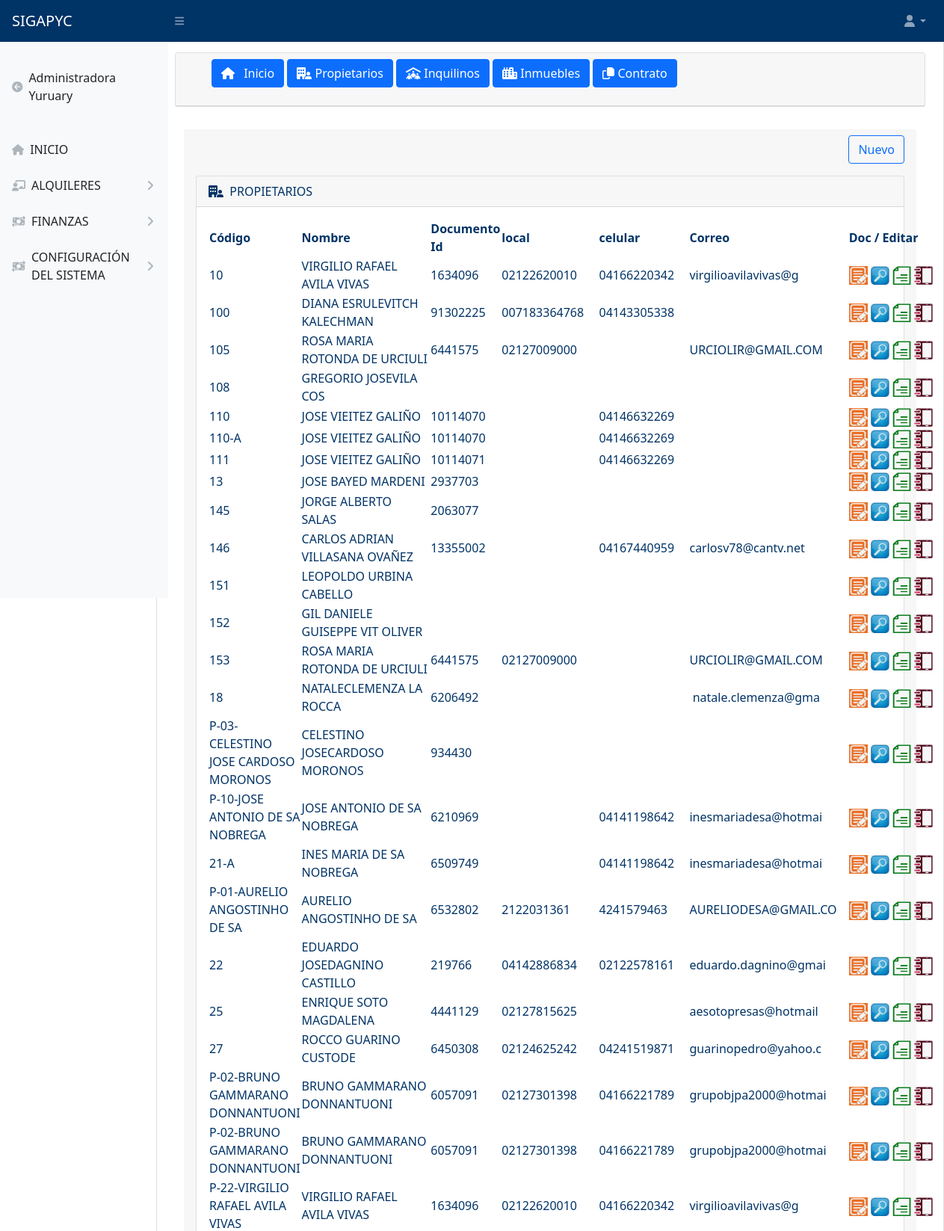
/index.php?url=propietarios (upper part), run on the app's committed database.
### tables this page shows
CREATE TABLE `propietario` (
  `id_prop` varchar(10) NOT NULL COMMENT 'id propietario',
  `cod_prop` varchar(75) NOT NULL,
  `nom_prop` varchar(50) NOT NULL COMMENT 'nombre',
  `ape_prop` varchar(50) NOT NULL COMMENT 'apellido',
  `nac_prop` varchar(20) NOT NULL COMMENT 'nacionalidad propietario',
  `ci_prop` varchar(50) NOT NULL COMMENT 'cedula',
  `rif_prop` varchar(50) NOT NULL COMMENT 'rif propietario',
  `pre_prop` varchar(20) NOT NULL COMMENT 'Presentacion propietario',
  `loc_prop` varchar(20) NOT NULL COMMENT 'tel local propietario',
  `cel_prop` varchar(20) NOT NULL COMMENT 'tel celular propietario',
  `cor_prop` varchar(60) NOT NULL COMMENT 'correo propietario',
  `est_prop` varchar(20) NOT NULL COMMENT 'estado propietario',
  `mun_prop` varchar(30) NOT NULL COMMENT 'municipio propietario',
  `par_prop` varchar(30) NOT NULL COMMENT 'parroquia propietario',
  `dir_prop` varchar(100) NOT NULL COMMENT 'direccion propietario',
  `ofi_prop` varchar(50) NOT NULL COMMENT 'direccion de oficina',
  `tip_prop` varchar(20) NOT NULL COMMENT 'tipo de propietario',
  `rep_prop` varchar(75) NOT NULL
);

### controladores/plantilla.controlador.php (called while the page is built)
<?php
class controladorPlantilla{
public function ctrtraeplantilla(){
include "vistas/plantilla.php";
}
}

### index.php (called while the page is built)
<?php
require_once "controladores/plantilla.controlador.php";
require_once "controladores/formularios.comtrolado.php";
require_once "modelos/formulario.modelo.php";
$plantilla = new controladorPlantilla();
$plantilla -> ctrtraeplantilla();

### controladores/formularios.comtrolado.php (called while the page is built, shortened)
<?php
class ControladorFormulario{
    static public function ctrselccionarlistaPropietarios(){
        $tabla = "propietario";
        $respuestas =  modeloFormularios::mdlselccionarPropietraios($tabla,null,null);
        return $respuestas;
    }
}

### modelos/conexcion.php (called while the page is built)
<?php
class conexcion{
 static public function conectar(){
     $limk = new PDO("mysql:host=localhost;dbname=yomulite_alquileres","root","");
     $limk -> exec("set names utf8");
     return $limk;
 }
}

### modelos/formulario.modelo.php (called while the page is built, shortened)
<?php
require_once "conexcion.php";
class modeloFormularios{
  static public function mdlselccionarPropietraios($tabla,$iten,$valor){
    If($iten == null && $valor == null){
      $stmt = conexcion::conectar()->prepare("SELECT * FROM $tabla");
      $stmt->execute();
      return $stmt -> fetchAll();
    }else{
      $stmt = conexcion::conectar()->prepare("SELECT * FROM $tabla WHERE $iten = :$iten");
      $stmt ->bindParam(":".$iten, $valor, PDO::PARAM_STR);
      $stmt->execute();
      return $stmt -> fetch();
    }
}
}

### vistas/paginas/propietarios.php (the view, shortened to what this page needs)
<?php include("menuNavegacion.php"); ?>
<div class="container">
    <div class="card-header">
        <div style="text-align: right;">
        <ol>
                <a class="btn btn-outline-primary" href="index.php?url=ingresar_propietarios" role="button">Nuevo</a>
            </ol>
        </div>
        <?php
            $usuario = ControladorFormulario::ctrselccionarlistaPropietarios();
            ?>
        <div class="card mb-4">
            <div class="card-header">
            <i class="fa-solid fa-building-user"></i>&nbsp;
                PROPIETARIOS
            </div>
            <div class="card-body">
                <table id="datatablesSimple">
                    <thead>
                        <tr>
                            <th width="10%">Código</th>
                            <th width="10%">Nombre</th>
                            <th width="10%">Documento Id</th>
                            <th width="10%">local </th>
                            <th width="10%">celular </th>
                            <th width="10%">Correo</th>
                             <th width="10%">Doc / Editar</th>
                       </tr>
                    </thead>
                    <tbody>
                            <?php foreach ($usuario as $key => $value): ?>
                            <tr>
                                    <td><?php echo (trim($value['cod_prop']));?></td>
                                    <td><?php echo $value["nom_prop"]; ?><?php echo $value["ape_prop"]; ?></td>
                                    <td><?php echo $value["ci_prop"];?></td>
                                    <td><?php echo $value["loc_prop"];?></td>
                                    <td><?php echo $value["cel_prop"];?></td>
                                    <td><?php echo $value["cor_prop"];?></td>
                                    <td>
                                        <div class="btn-group">
                                        <a href='#' ><img src='img/editar.png'  width=25 height=25 ></a> &nbsp;
                                        <a href='#' target='_blank'><img src='img/ver.png' width=25 height=25  alt='Ver'></a> &nbsp;
                                        <a href='#' target='_blank'><img src='img/mandato.png' width=25 height=25  alt='Mandato'></a> &nbsp;
                                        <a href='#'><img src='img/bitacora.png' width=25 height=25  alt='Bitacora'> </a> &nbsp;
                                        </div>
                                    </td>
                                </tr>
                            <?php endforeach ?>
                    </tbody>
                </table>
            </div>
        </div>
    </div>
</div>

### vistas/plantilla.php (shortened to what this page needs)
<!DOCTYPE html>
<html lang="es">
<head>
    <link href="https://cdn.jsdelivr.net/npm/simple-datatables@latest/dist/style.css" rel="stylesheet" />
    <link href="css/styles.css" rel="stylesheet" />
</head>
<body class="sb-nav-fixed">
        <?php
            include "paginas/top.php";
        ?>
    <div id="layoutSidenav">
        <div id="layoutSidenav_nav">
            <?php
                include "paginas/menulateral.php";
            ?>
        </div>
        <div id="layoutSidenav_content">
                <div class="card mb-4">
                    <div class="container-fluid px-4">
                        <?php
                            if(isset($_GET["url"])){
                                if($_GET["url"] == "registro" ||
                                $_GET["url"] == "menuprincipal" ||
                                $_GET["url"] == "propietarios" ||
                                $_GET["url"] == "alquileres" ||
                                $_GET["url"] == "ingresar_propietarios" ){
                                    include "paginas/".$_GET["url"].".php";
                                }else{
                                    include "paginas/error404.php";
                                }
                            }else{
                            include "paginas/inicio.php";
                            }
                        ?>
                    </div>
                </div>
        </div>
</body>
</html>

### vistas/paginas/top.php (shortened to what this page needs)
<nav class="sb-topnav navbar navbar-expand navbar-dark bg-dark">
        <a class="navbar-brand ps-3" href="principal.php">SIGAPYC</a>
        <button class="btn btn-link btn-sm order-1 order-lg-0 me-4 me-lg-0" id="sidebarToggle" href="#!"><i class="fas fa-bars"></i></button>
        <ul class="navbar-nav ms-auto me-0 me-md-3 my-2 my-md-0">
            <li class="nav-item dropdown">
                <a class="nav-link dropdown-toggle" id="navbarDropdown" href="#" role="button" data-bs-toggle="dropdown" aria-expanded="false"><i class="fas fa-user fa-fw"></i></a>
            </li>
        </ul>
    </nav>

### vistas/paginas/menulateral.php (shortened to what this page needs)
<nav class="sb-sidenav accordion sb-sidenav-light" id="sidenavAccordion">
    <div class="sb-sidenav-menu">
    <div class="nav"><br>
            <a class="nav-link" href="principal.php">
                <div class="sb-nav-link-icon"><i class="fa-solid fa-circle-arrow-left"></i></div>
                Administradora Yuruary
            </a><br>
            <a class="nav-link" href="index.php?url=menuprincipal">
                <div class="sb-nav-link-icon"><i class="fa-solid fa-home"></i></div>
                INICIO
            </a>
            <a class="nav-link collapsed" href="#" data-bs-toggle="collapse" data-bs-target="#collapsealquileres" aria-expanded="false" aria-controls="collapsealquileres">
                <div class="sb-nav-link-icon"><i class="fa-solid fa-chalkboard-user"></i></div>
                ALQUILERES
                <div class="sb-sidenav-collapse-arrow"><i class="fas fa-angle-down"></i></div>
            </a>
            <a class="nav-link collapsed" href="#" data-bs-toggle="collapse" data-bs-target="#collapsefinanzas" aria-expanded="false" aria-controls="collapsefinanzas">
                <div class="sb-nav-link-icon"><i class="fa-solid fa-money-bill-transfer"></i></div>
                FINANZAS
                <div class="sb-sidenav-collapse-arrow"><i class="fas fa-angle-down"></i></div>
            </a>
            <a class="nav-link collapsed"  href="#" data-bs-toggle="collapse" data-bs-target="#collapsesistema" aria-expanded="false" aria-controls="collapsesistema">
                <div class="sb-nav-link-icon"><i class="fa-solid fa-money-bill-transfer"></i></div>
                        CONFIGURACIÓN DEL SISTEMA
                <div class="sb-sidenav-collapse-arrow"><i class="fas fa-angle-down"></i></div>
            </a>
        </div>
    </div>
</nav>

### vistas/paginas/menuNavegacion.php
<div class="card">
        <div class="card-header">
            <ol>
                <a type="button" class="btn btn-primary" href="index.php?url=alquileres"> <i class="fas fa-home me-2"></i> Inicio</a>
                <a type="button" class="btn btn-primary" href="index.php?url=propietarios"> <i class="fa-solid fa-building-user"></i> Propietarios</a>
                <a type="button" class="btn btn-primary" href="inquilinos.php"> <i class="fa-solid fa-people-roof"></i> Inquilinos</a>
                <a type="button" class="btn btn-primary" href="inmuebles.php"> <i class="fa-solid fa-city"></i> Inmuebles</a>
                <a type="button" class="btn btn-primary" type="button" class="btn btn-primary"  href="documentos.php"> <i class="fa-regular fa-copy"></i> Contrato</a>
            </ol>
        </div>
    </div>

### data on the page
propietario: cod_prop "10", nom_prop "VIRGILIO RAFAEL", ape_prop "AVILA VIVAS", ci_prop "1634096", loc_prop "02122620010", cel_prop "04166220342", cor_prop "virgilioavilavivas@g"
propietario: cod_prop "100", nom_prop "DIANA E", ape_prop "SRULEVITCH KALECHMAN", ci_prop "91302225", loc_prop "007183364768", cel_prop "04143305338"
propietario: cod_prop "105", nom_prop "ROSA MARIA", ape_prop "ROTONDA DE URCIULI", ci_prop "6441575", loc_prop "02127009000", cor_prop "URCIOLIR@GMAIL.COM"
propietario: cod_prop "108", nom_prop "GREGORIO JOSE", ape_prop "VILA COS"
propietario: cod_prop "110", nom_prop "JOSE", ape_prop "VIEITEZ GALIÑO", ci_prop "10114070", cel_prop "04146632269"
propietario: cod_prop "110-A", nom_prop "JOSE", ape_prop "VIEITEZ GALIÑO", ci_prop "10114070", cel_prop "04146632269"
propietario: cod_prop "111", nom_prop "JOSE", ape_prop "VIEITEZ GALIÑO", ci_prop "10114071", cel_prop "04146632269"
propietario: cod_prop "13", nom_prop "JOSE", ape_prop "BAYED MARDENI", ci_prop "2937703"
propietario: cod_prop "145", nom_prop "JORGE", ape_prop "ALBERTO SALAS", ci_prop "2063077"
propietario: cod_prop "146", nom_prop "CARLOS ADRIAN", ape_prop "VILLASANA OVAÑEZ", ci_prop "13355002", cel_prop "04167440959", cor_prop "carlosv78@cantv.net"
propietario: cod_prop "151", nom_prop "LEOPOLDO", ape_prop "URBINA CABELLO"
propietario: cod_prop "152", nom_prop "GIL DANIELE", ape_prop "GUISEPPE VIT OLIVER"
propietario: cod_prop "153", nom_prop "ROSA MARIA", ape_prop "ROTONDA DE URCIULI", ci_prop "6441575", loc_prop "02127009000", cor_prop "URCIOLIR@GMAIL.COM"
propietario: cod_prop "18", nom_prop "NATALE", ape_prop "CLEMENZA LA ROCCA", ci_prop "6206492", cor_prop "natale.clemenza@gma"
propietario: cod_prop "P-03-CELESTINO JOSE CARDOSO MORONOS", nom_prop "CELESTINO JOSE", ape_prop "CARDOSO MORONOS", ci_prop "934430"
propietario: cod_prop "P-10-JOSE ANTONIO DE SA NOBREGA", nom_prop "JOSE ANTONIO", ape_prop "DE SA NOBREGA", ci_prop "6210969", cel_prop "04141198642", cor_prop "inesmariadesa@hotmai"
propietario: cod_prop "21-A", nom_prop "INES MARIA", ape_prop "DE SA NOBREGA", ci_prop "6509749", cel_prop "04141198642", cor_prop "inesmariadesa@hotmai"
propietario: cod_prop "P-01-AURELIO ANGOSTINHO DE SA", nom_prop "AURELIO", ape_prop "ANGOSTINHO DE SA", ci_prop "6532802", loc_prop "2122031361", cel_prop "4241579463", cor_prop "AURELIODESA@GMAIL.CO"
propietario: cod_prop "22", nom_prop "EDUARDO JOSE", ape_prop "DAGNINO CASTILLO", ci_prop "219766", loc_prop "04142886834", cel_prop "02122578161", cor_prop "eduardo.dagnino@gmai"
propietario: cod_prop "25", nom_prop "ENRIQUE", ape_prop "SOTO MAGDALENA", ci_prop "4441129", loc_prop "02127815625", cor_prop "aesotopresas@hotmail"
propietario: cod_prop "27", nom_prop "ROCCO", ape_prop "GUARINO CUSTODE", ci_prop "6450308", loc_prop "02124625242", cel_prop "04241519871", cor_prop "guarinopedro@yahoo.c"
propietario: cod_prop "P-02-BRUNO GAMMARANO DONNANTUONI", nom_prop "BRUNO", ape_prop "GAMMARANO DONNANTUONI", ci_prop "6057091", loc_prop "02127301398", cel_prop "04166221789", cor_prop "grupobjpa2000@hotmai"
propietario: cod_prop "P-02-BRUNO GAMMARANO DONNANTUONI", nom_prop "BRUNO", ape_prop "GAMMARANO DONNANTUONI", ci_prop "6057091", loc_prop "02127301398", cel_prop "04166221789", cor_prop "grupobjpa2000@hotmai"
propietario: cod_prop "P-22-VIRGILIO RAFAEL AVILA VIVAS", nom_prop "VIRGILIO RAFAEL", ape_prop "AVILA VIVAS", ci_prop "1634096", loc_prop "02122620010", cel_prop "04166220342", cor_prop "virgilioavilavivas@g"
